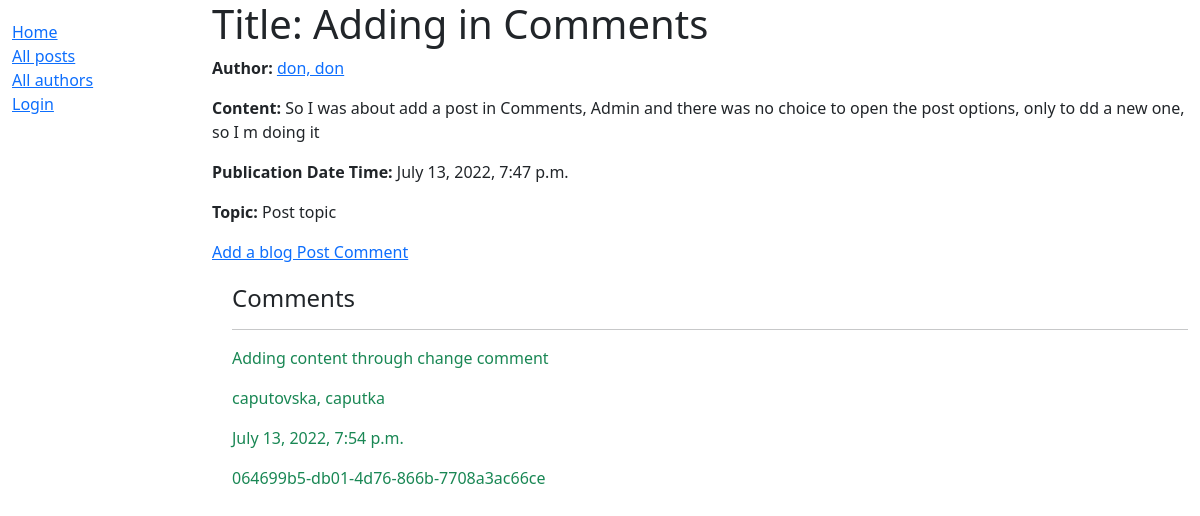
The app's page /blog/blog/2 with its own data.
### blog/models.py (models this page shows, shortened)
class Post(models.Model):
    name = models.CharField(max_length=200)
    author = models.ForeignKey('Author', on_delete=models.SET_NULL, null=True)
    content = models.TextField(max_length=1000, help_text='Enter the blog Post content')
    topic = models.ManyToManyField(Topic, help_text='Select a Topic for this blog Post')
    pubdatetime = models.DateTimeField(auto_now=True)
    class Meta:
        ordering = ['name', '-pubdatetime']
        permissions = (("can_create_new", "Create a new post"),)

class Author(models.Model):
    first_name = models.CharField(max_length=100)
    last_name = models.CharField(max_length=100)
    date_of_birth = models.DateField(null=True, blank=True)
    class Meta:
        ordering = ['last_name', 'first_name']
    def __str__(self):
        return f'{self.last_name}, {self.first_name}'

class Topic(models.Model):
    name = models.CharField(max_length=200, help_text='Enter a blog topic (e.g. Big Naturals)')
    def __str__(self):
        return self.name
    def display_topic(self):
        """Create a string for the Topic. This is required to display Topic in Admin."""
        return ', '.join(topic.name for topic in self.topic.all()[:3])
    display_topic.short_description = 'Topic'

class Comment(models.Model):
    """Model representing a specific Comment of a blog."""
    id = models.UUIDField(primary_key=True, default=uuid.uuid4, help_text='Unique ID for this particular Comment across whole blog')
    post = models.ForeignKey('Post', on_delete=models.RESTRICT, null=True)
    troll = models.ForeignKey('Troll', on_delete=models.SET_NULL, null=True)
    content = models.TextField(max_length=1000, help_text='Enter the blog Post content')
    commdatetime = models.DateTimeField(auto_now=True)
    troller = models.ForeignKey(User, on_delete=models.SET_NULL, null=True, blank=True)
    '''
    @property
    def is_overdue(self):
        """Determines if the book is overdue based on due date and current date."""
        return bool(self.due_back and date.today() > self.due_back)
    '''
    class Meta:
        ordering = ['-commdatetime']

class Troll(models.Model):
    first_name = models.CharField(max_length=100)
    last_name = models.CharField(max_length=100)
    date_of_birth = models.DateField(null=True, blank=True)
    class Meta:
        ordering = ['last_name', 'first_name']
    def __str__(self):
        return f'{self.last_name}, {self.first_name}'

### blog/views.py (the view)
# urls.py: path('blog/<int:pk>', views.PostDetailView.as_view(), name='blog-detail'),
class PostDetailView(generic.DetailView):
    model = Post
    context_object_name = 'post_detail'
    template_name = 'blog/blog_detail.html'
    '''
    if request.method == 'POST':
        post_form = CreatePostForm(data=request.POST)
        if post_form.is_valid():

            # Create Comment object but don't save to database yet
            new_post = post_form.save(commit=False)
            # Assign the current post to the comment
            #   new_comment.post = post
            # Save the comment to the database
            new_post.save()
    else:
        post_form = CreatePostForm()

    return render(request, template_name, {
                                           'new_post': new_post,
                                           'post_form': post_form})
    '''

### blog/templates/blog/blog_detail.html
{% extends "base_generic.html" %}
{% block content %}
  <h1>Title: {{ post_detail.name }}</h1>
  <p><strong>Author:</strong> <a href="">{{ post_detail.author }}</a></p>
  <p><strong>Content:</strong> {{ post_detail.content }}</p>
  <p><strong>Publication Date Time:</strong> {{ post_detail.pubdatetime }}</p>
  <p><strong>Topic:</strong> {{ post_detail.topic.all|join:", " }}</p>
	<div>
	<a href="{% url 'comment_create' %}">Add a blog Post Comment</a>
	</div>
  <div style="margin-left:20px;margin-top:20px">
    <h4>Comments</h4>
    {% for comment in post_detail.comment_set.all %}
      <hr>
	  <p class="text-success">
		{{ comment.content }}
	  </p>
	  	  <p class="text-success">
		{{ comment.troll }}
	  </p>
	  	  <p class="text-success">
		{{ comment.commdatetime }}
	  </p>
	  	  <p class="text-success">
		{{ comment.id }}
	  </p>
    {% endfor %}
  </div>
{% endblock %}

### records on screen
Post: author "don, don", content "So I was about add a post in Comments, Admin and there was no choice to open the post options, only to dd a new one, so I m doing it", pubdatetime "July 13, 2022, 7:47 p.m.", topic.all "Post topic"
Comment: content "Adding content through change comment", troll "caputovska, caputka", commdatetime "July 13, 2022, 7:54 p.m.", id "064699b5-db01-4d76-866b-7708a3ac66ce"
